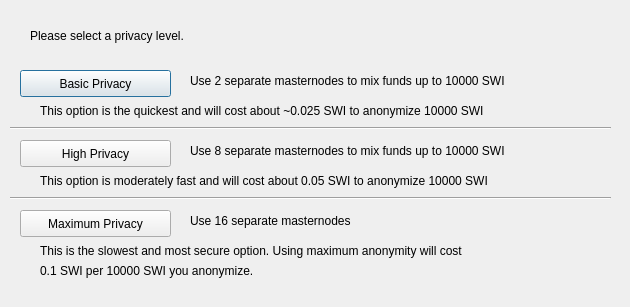
<?xml version="1.0" encoding="UTF-8"?>
<ui version="4.0">
 <class>ObfuscationConfig</class>
 <widget class="QDialog" name="ObfuscationConfig">
  <property name="geometry">
   <rect>
    <x>0</x>
    <y>0</y>
    <width>630</width>
    <height>307</height>
   </rect>
  </property>
  <property name="windowTitle">
   <string>Configure Obfuscation</string>
  </property>
  <widget class="QPushButton" name="buttonBasic">
   <property name="geometry">
    <rect>
     <x>20</x>
     <y>70</y>
     <width>151</width>
     <height>27</height>
    </rect>
   </property>
   <property name="text">
    <string>Basic Privacy</string>
   </property>
  </widget>
  <widget class="QPushButton" name="buttonHigh">
   <property name="geometry">
    <rect>
     <x>20</x>
     <y>140</y>
     <width>151</width>
     <height>27</height>
    </rect>
   </property>
   <property name="text">
    <string>High Privacy</string>
   </property>
  </widget>
  <widget class="QPushButton" name="buttonMax">
   <property name="geometry">
    <rect>
     <x>20</x>
     <y>210</y>
     <width>151</width>
     <height>27</height>
    </rect>
   </property>
   <property name="text">
    <string>Maximum Privacy</string>
   </property>
  </widget>
  <widget class="QLabel" name="label">
   <property name="geometry">
    <rect>
     <x>30</x>
     <y>20</y>
     <width>571</width>
     <height>31</height>
    </rect>
   </property>
   <property name="text">
    <string>Please select a privacy level.</string>
   </property>
  </widget>
  <widget class="QLabel" name="label_2">
   <property name="geometry">
    <rect>
     <x>190</x>
     <y>70</y>
     <width>421</width>
     <height>21</height>
    </rect>
   </property>
   <property name="text">
    <string>Use 2 separate masternodes to mix funds up to 10000 SWI</string>
   </property>
  </widget>
  <widget class="QLabel" name="label_3">
   <property name="geometry">
    <rect>
     <x>190</x>
     <y>140</y>
     <width>411</width>
     <height>21</height>
    </rect>
   </property>
   <property name="text">
    <string>Use 8 separate masternodes to mix funds up to 10000 SWI</string>
   </property>
  </widget>
  <widget class="QLabel" name="label_4">
   <property name="geometry">
    <rect>
     <x>190</x>
     <y>210</y>
     <width>421</width>
     <height>21</height>
    </rect>
   </property>
   <property name="text">
    <string>Use 16 separate masternodes</string>
   </property>
  </widget>
  <widget class="QLabel" name="label_6">
   <property name="geometry">
    <rect>
     <x>40</x>
     <y>100</y>
     <width>561</width>
     <height>21</height>
    </rect>
   </property>
   <property name="text">
    <string>This option is the quickest and will cost about ~0.025 SWI to anonymize 10000 SWI</string>
   </property>
  </widget>
  <widget class="QLabel" name="label_7">
   <property name="geometry">
    <rect>
     <x>40</x>
     <y>170</y>
     <width>561</width>
     <height>21</height>
    </rect>
   </property>
   <property name="text">
    <string>This option is moderately fast and will cost about 0.05 SWI to anonymize 10000 SWI</string>
   </property>
  </widget>
  <widget class="QLabel" name="label_8">
   <property name="geometry">
    <rect>
     <x>40</x>
     <y>240</y>
     <width>561</width>
     <height>21</height>
    </rect>
   </property>
   <property name="text">
    <string>This is the slowest and most secure option. Using maximum anonymity will cost</string>
   </property>
  </widget>
  <widget class="QLabel" name="label_9">
   <property name="geometry">
    <rect>
     <x>40</x>
     <y>260</y>
     <width>561</width>
     <height>21</height>
    </rect>
   </property>
   <property name="text">
    <string>0.1 SWI per 10000 SWI you anonymize.</string>
   </property>
  </widget>
  <widget class="Line" name="line">
   <property name="geometry">
    <rect>
     <x>10</x>
     <y>120</y>
     <width>601</width>
     <height>16</height>
    </rect>
   </property>
   <property name="orientation">
    <enum>Qt::Horizontal</enum>
   </property>
  </widget>
  <widget class="Line" name="line_2">
   <property name="geometry">
    <rect>
     <x>10</x>
     <y>190</y>
     <width>601</width>
     <height>16</height>
    </rect>
   </property>
   <property name="orientation">
    <enum>Qt::Horizontal</enum>
   </property>
  </widget>
 </widget>
 <resources/>
 <connections/>
</ui>
